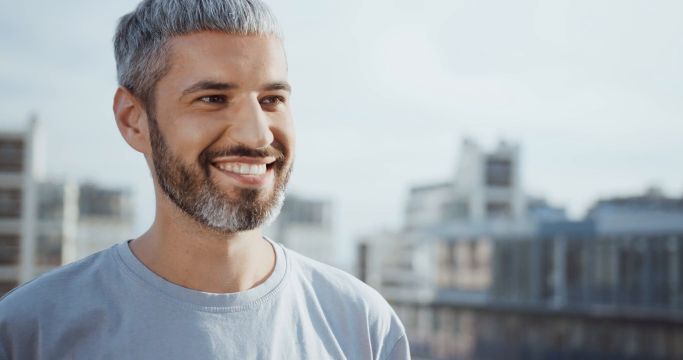
#> input picture frame 40 of Computer Vision/dataset/smile.mp4, 1366 x 720 px, given in place of video.mp4, which was not available (shown at 1/2 size)
$ jupyter execute 'Face Detection.ipynb'   (text cells are left out)
#> lines starting #> are read from the running program, lines starting #| are printed output that depends on the picture; after the words box and inside, x2 and y2 are one past the last pixel; in counts of white or black regions, pixels touching at a corner belong together; pictures that were not available may be replaced by others from this repository, and a replacement may not be noted
[cell 1]
import cv2

[cell 2]
# face_data = cv2.CascadeClassifier(cv2.data.haarcascades+'files/haarcascade_frontalface_default.xml')
# eyes_data = cv2.CascadeClassifier(cv2.data.haarcascades+'files/haarcascade_eye.xml')
# smile_data = cv2.CascadeClassifier(cv2.data.haarcascades+'files/haarcascade_smile.xml')

face_data = cv2.CascadeClassifier('files/haarcascade_frontalface_default.xml')
eyes_data = cv2.CascadeClassifier('files/haarcascade_eye.xml')
smile_data = cv2.CascadeClassifier('files/haarcascade_smile.xml')

[cell 3]
def detect_face(gray, frame):
    faces = face_data.detectMultiScale(gray, 1.1,5)
    for (x,y,w,h) in faces:
        cv2.rectangle(frame, (x,y), ((x+w, y+h)), (255,0,0),2)

        roi_gray = gray[y:y+h, x:x+w]
        roi_color = frame[y:y+h, x:x+w]

        smile_detect = smile_data.detectMultiScale(roi_gray, 1.3, 20)
        for (sx, sy, sw, sh) in smile_detect:
            cv2.rectangle(roi_color, (sx,sy), ((sx+sw), (sy+sh)), (0,0,255), 2)

# by webcam
# video_capture_data = cv2.VideoCapture(0)

# by video
video_capture_data = cv2.VideoCapture('dataset/video.mp4')

while video_capture_data.isOpened():
    res, frame = video_capture_data.read()
#> frame is the input picture: shape (720, 1366, 3); mean B, G, R 172.3, 168.9, 164.6

    gray = cv2.cvtColor(frame, cv2.COLOR_BGR2GRAY)
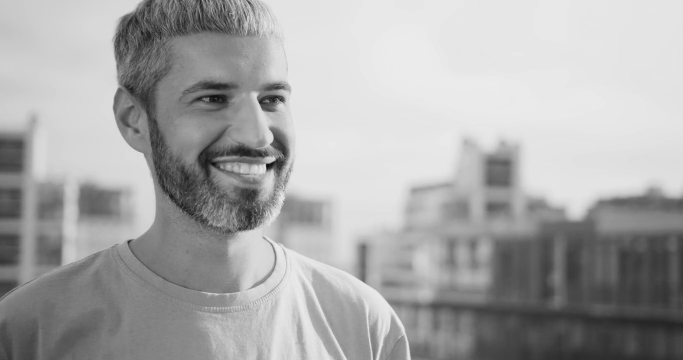
#> gray: shape (720, 1366) (shown at 1/2 size); min 10, max 238, mean 168
    canvas = detect_face(gray, frame)
#> in detect_face, `faces = face_data.detectMultiScale(gray, 1.1,5)`: faces = [[306, 64, 337, 337]]
#> the loop in detect_face, `for (x,y,w,h) in faces:` made 1 pass
#> (x, y, w, h, smile_detect) on pass 1: (306, 64, 337, 337, [[94, 222, 168, 84]])
#> pass 1, in detect_face, `roi_gray = gray[y:y+h, x:x+w]`:
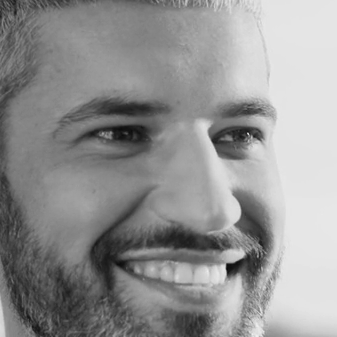
#> roi_gray: shape (337, 337); min 10, max 238, mean 147.1
#> pass 1, in detect_face, `roi_color = frame[y:y+h, x:x+w]`:
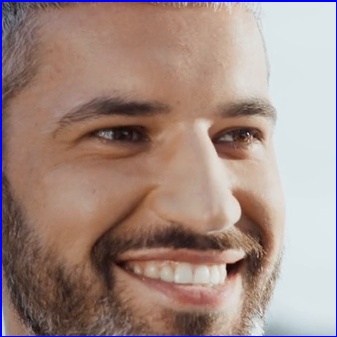
#> roi_color: shape (337, 337, 3); mean B, G, R 131.6, 138.9, 162.7
#> after the loop in detect_face, `for (x,y,w,h) in faces:`:
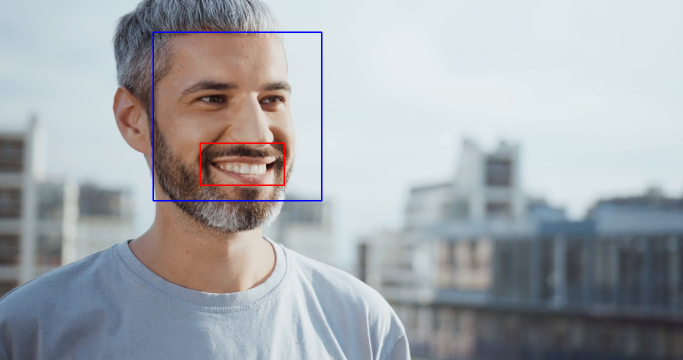
#> frame: shape (720, 1366, 3) (shown at 1/2 size); 0.56% of pixels changed, all inside (x1, y1, x2, y2) = (305, 63, 645, 403)
#> after the loop in detect_face, `for (x,y,w,h) in faces:`:
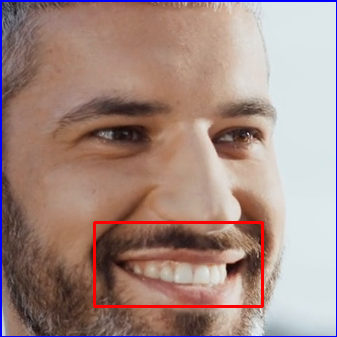
#> roi_color: shape (337, 337, 3); 1.33% of pixels changed, all inside (x1, y1, x2, y2) = (93, 221, 264, 308)
    cv2.imshow('Video', frame)

    if cv2.waitKey(1) & 0xff == ord('q'):
#> (key q is pressed here)
        break

video_capture_data.release()
cv2.destroyAllWindows()

$ run again, starting later in the video
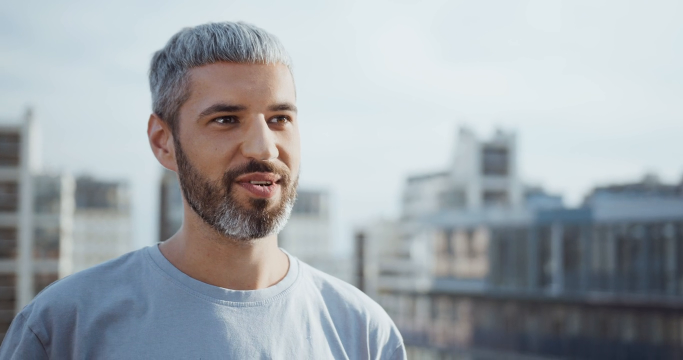
#> input picture frame 184 of Computer Vision/dataset/smile.mp4, 1366 x 720 px, given in place of video.mp4, which was not available (shown at 1/2 size)
#> frame is the input picture: shape (720, 1366, 3); mean B, G, R 173.2, 168.1, 161.5
#> faces = [[342, 116, 312, 312]]
#> the loop in detect_face, `for (x,y,w,h) in faces:` made 1 pass
#> (x, y, w, h, smile_detect) on pass 1: (342, 116, 312, 312, [[148, 236, 77, 39], [126, 223, 103, 51]])
#> after the loop in detect_face, `for (x,y,w,h) in faces:`:
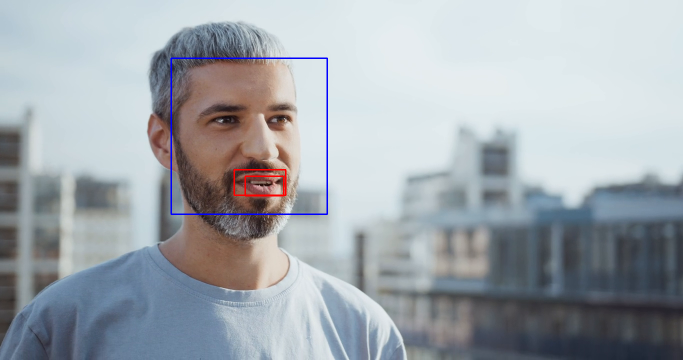
#> frame: shape (720, 1366, 3) (shown at 1/2 size); 0.53% of pixels changed, all inside (x1, y1, x2, y2) = (341, 115, 656, 430)
#> after the loop in detect_face, `for (x,y,w,h) in faces:`:
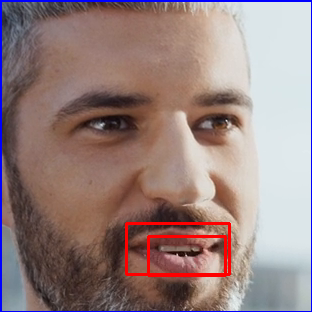
#> roi_color: shape (312, 312, 3); mean B, G, R 126.7, 128.7, 150.9

$ run again, starting later in the video
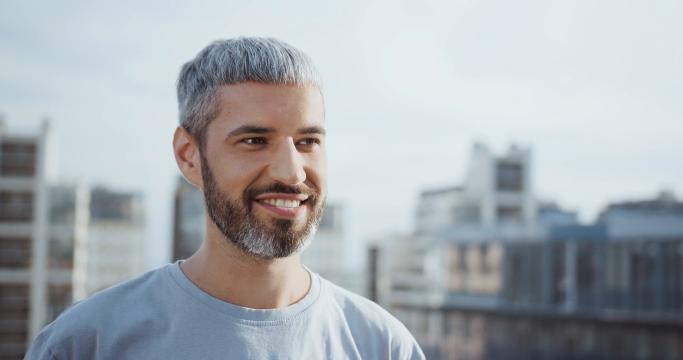
#> input picture frame 327 of Computer Vision/dataset/smile.mp4, 1366 x 720 px, given in place of video.mp4, which was not available (shown at 1/2 size)
#> frame is the input picture: shape (720, 1366, 3); mean B, G, R 176.5, 172.1, 166.1
#> faces = [[411, 165, 295, 295], [293, 159, 308, 308]]
#> the loop in detect_face, `for (x,y,w,h) in faces:` made 2 passes
#> (x, y, w, h, smile_detect) on pass 1: (411, 165, 295, 295, [[79, 197, 153, 76]])
#> pass 1, in detect_face, `roi_color = frame[y:y+h, x:x+w]`:
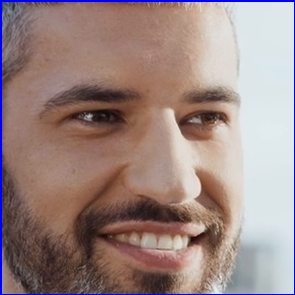
#> roi_color: shape (295, 295, 3); mean B, G, R 130.8, 134.3, 155.9
#> after the loop in detect_face, `for (x,y,w,h) in faces:`:
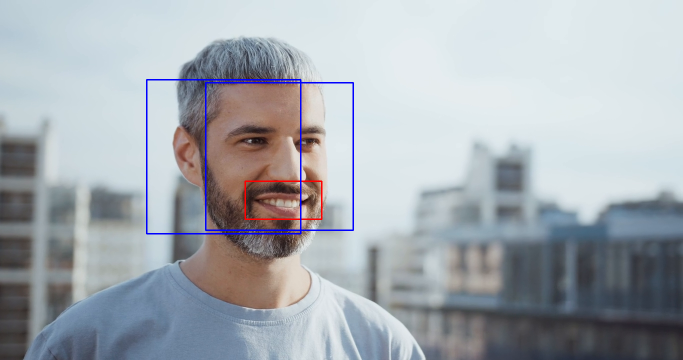
#> frame: shape (720, 1366, 3) (shown at 1/2 size); 0.87% of pixels changed, all inside (x1, y1, x2, y2) = (292, 158, 708, 469)
